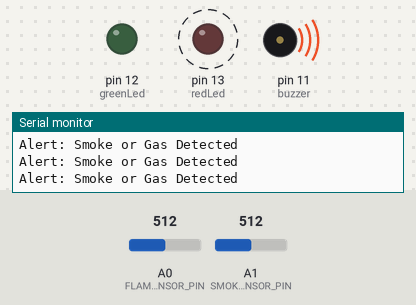
Simulated run of this sketch. Board: Arduino Uno, built with avr-gcc and run on an emulated ATmega328P. Shown: output pins drawn as LEDs (lit = HIGH), buzzer (waves = sounding, pin HIGH), the last lines printed to the serial monitor. Dashed ring = blinking. The inputs (shaded band) are chosen by the test bench; at power-on: A1 (SMOKE_SENSOR_PIN) = 512, A0 (FLAME_SENSOR_PIN) = 512.

Above: at 1.12 s.
1.3 s: A1 (SMOKE_SENSOR_PIN) set to 107
4.3 s: A1 (SMOKE_SENSOR_PIN) set to 89
At 5.1 s:
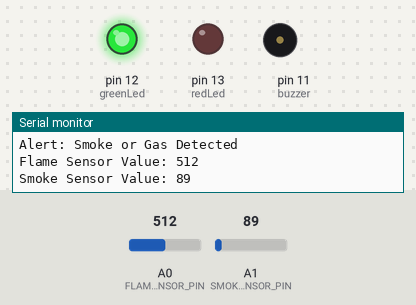
5.9 s: A0 (FLAME_SENSOR_PIN) set to 110
7.4 s: A0 (FLAME_SENSOR_PIN) set to 94
At 7.58 s:
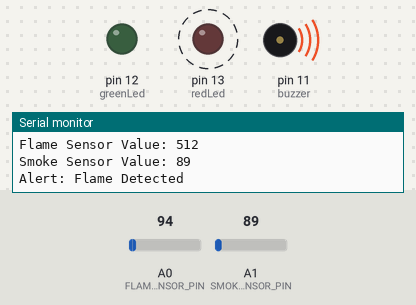
10.4 s: A1 (SMOKE_SENSOR_PIN) set to 110
Timing chart, 0 to 14.4 s (numbered marks = the images above; inputs shaded):
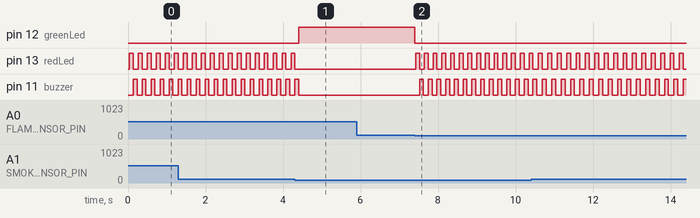

Measured:
- the behaviour switches between 101 and 100 on A1 (SMOKE_SENSOR_PIN) (found by bisection; images 0 and 1)
- the behaviour switches between 100 and 99 on A0 (FLAME_SENSOR_PIN) (found by bisection; images 1 and 2)
- after the input at 4.3 s, pin 12 (greenLed): LOW → HIGH after 0.11 s; pin 13 (redLed): goes on until 4.3 s, then stays LOW; pin 11 (buzzer): goes on until 4.4 s, then stays LOW
- after the input at 5.9 s, every drawn part: stays the same
- after the input at 7.4 s, pin 12 (greenLed): HIGH → LOW at once; pin 13 (redLed): alternates HIGH for 0.10 s and LOW for 0.12 s, starting at once; pin 11 (buzzer): alternates HIGH for 0.10 s and LOW for 0.12 s, starting after 0.12 s
- by itself, pin 13 (redLed), pin 11 (buzzer): alternates HIGH for 0.10 s and LOW for 0.13 s

The sketch:

Smart_Fire_Alarm.ino
```cpp
#include <SoftwareSerial.h>

#define FLAME_SENSOR_PIN A0   // Define the pin for the flame sensor
#define SMOKE_SENSOR_PIN A1   // Define the pin for the smoke sensor (gas sensor in this case)
#define redLed 13
#define greenLed 12
#define buzzer 11
unsigned long previousMillis = 0;  // Variable to store the start time of sleep
unsigned long sleepDuration = 500;  // Sleep duration in milliseconds (5 seconds)
int ledState = LOW;

const long interval = 5000;  // Interval at which to blink (milliseconds)
 // Current state of the LED

// Define the external TX and RX pins for the Bluetooth module
const int bluetoothTx = 2; // Define TX pin
const int bluetoothRx = 3; // Define RX pin

// Create a SoftwareSerial object
SoftwareSerial bluetoothSerial(bluetoothTx, bluetoothRx);

void setup() {
  Serial.begin(9600);        // Initialize serial communication
  pinMode(FLAME_SENSOR_PIN, INPUT);  // Set flame sensor pin as input
  pinMode(SMOKE_SENSOR_PIN, INPUT);  // Set smoke sensor pin as input
  pinMode(redLed , OUTPUT);
  pinMode(greenLed , OUTPUT);
  pinMode(buzzer, OUTPUT);

  // Initialize Bluetooth communication
  bluetoothSerial.begin(9600); // Change baud rate to match your Bluetooth module
}

void loop() {
  int flameValue = analogRead(FLAME_SENSOR_PIN); // Read flame sensor value
  int smokeValue = analogRead(SMOKE_SENSOR_PIN); // Read smoke sensor value (interpreted as gas sensor)

  // Print flame and smoke sensor values to Serial Monitor
  displaySensorValues(flameValue, smokeValue);

  // Check if flame or smoke is detected and trigger corresponding alerts
  if (smokeValue > 100 && flameValue < 100) {
    digitalWrite(greenLed, LOW);
    Serial.println("Alert: Smoke or Gas and Flame Detected");
    sendBluetoothAlert("Alert: Smoke or Gas and Flame Detected");
    RedLed();
  }
  else if (smokeValue > 100 && flameValue > 100) {
    digitalWrite(greenLed, LOW);
    Serial.println("Alert: Smoke or Gas Detected");
    sendBluetoothAlert("Alert: Smoke or Gas Detected");
    RedLed();
  }
  else if (smokeValue < 100 && flameValue < 100) {
    digitalWrite(greenLed, LOW);
    Serial.println("Alert: Flame Detected");
    sendBluetoothAlert("Alert: Flame Detected");
    RedLed();
  }
  else {
    digitalWrite(greenLed, HIGH);

  }
}

void displaySensorValues(int flameValue, int smokeValue) {
  unsigned long currentMillis = millis();
  static int prevFlameValue = -1;

  if (currentMillis - previousMillis >= interval) {
    previousMillis = currentMillis;
    if (flameValue != prevFlameValue) {
      Serial.print("Flame Sensor Value: ");
      Serial.println(flameValue);
      Serial.print("Smoke Sensor Value: ");
      Serial.println(smokeValue);
      prevFlameValue = flameValue;
    }
  }
}

void sendBluetoothAlert(const char* message) {
  bluetoothSerial.println(message); // Send the message via Bluetooth
}

void RedLed() {
  digitalWrite(redLed, HIGH);
  digitalWrite(buzzer, LOW);
  delay(100);
  digitalWrite(buzzer, HIGH);
  digitalWrite(redLed, LOW);
  delay(100);
  digitalWrite(buzzer, LOW);
}
```
